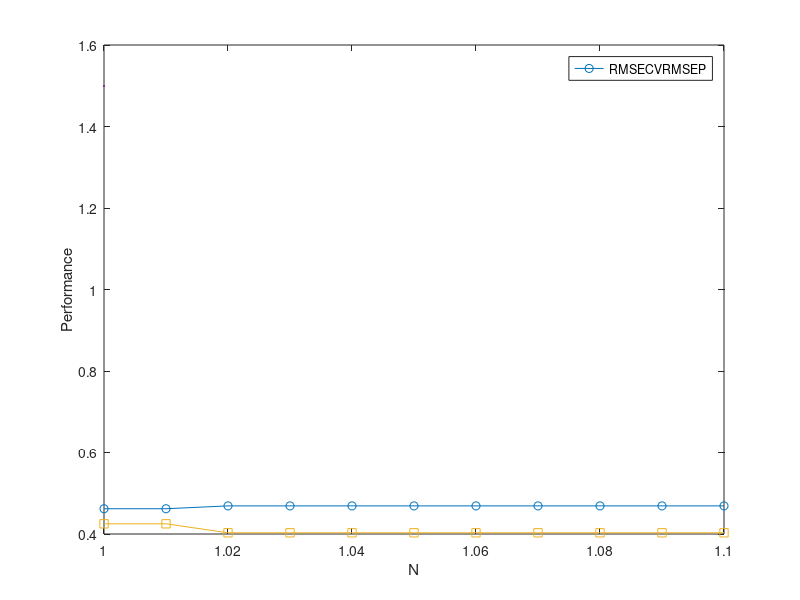

The MATLAB source for this figure: (Note: this script raises an error after producing the figure.)
RMSECV = [0.462,0.462,0.469,0.469,0.469,0.469,0.469,0.469,0.469,0.469,0.469];
RMSEP = [0.425,0.425,0.403,0.403,0.403,0.403,0.403,0.403,0.403,0.403,0.403];
num = [4,3,2,2,2,2,2,2,2,2,2];
N = 1.0:0.01:1.10;

fig = figure("Name","Selection of N","Color",'w');  % 修正了"Slection"拼写错误

 
plot(N,RMSECV,'-o',LineWidth=1.5);
hold on;
plot(N,RMSEP,'-s',LineWidth=1.5);
xlabel("N");  % 更专业的表达
ylabel("Performance");  % 更准确的指标名称
legend(["RMSECV","RMSEP"]);  % 更清晰的图例说明
SCIPlot;
xlim([1.0,1.10]);
MySaveFig(fig,"Seletion_N_wheat1");
fig = figure("Name","Selection of N2","Color",'w');  % 修正了"Slection"拼写错误 
bar(N,num);
xlabel("N");  % 保持一致性
ylabel("Number of methods");  % 更简洁的表达
SCIPlot;
MySaveFig(fig,"Seletion_N_wheat2");